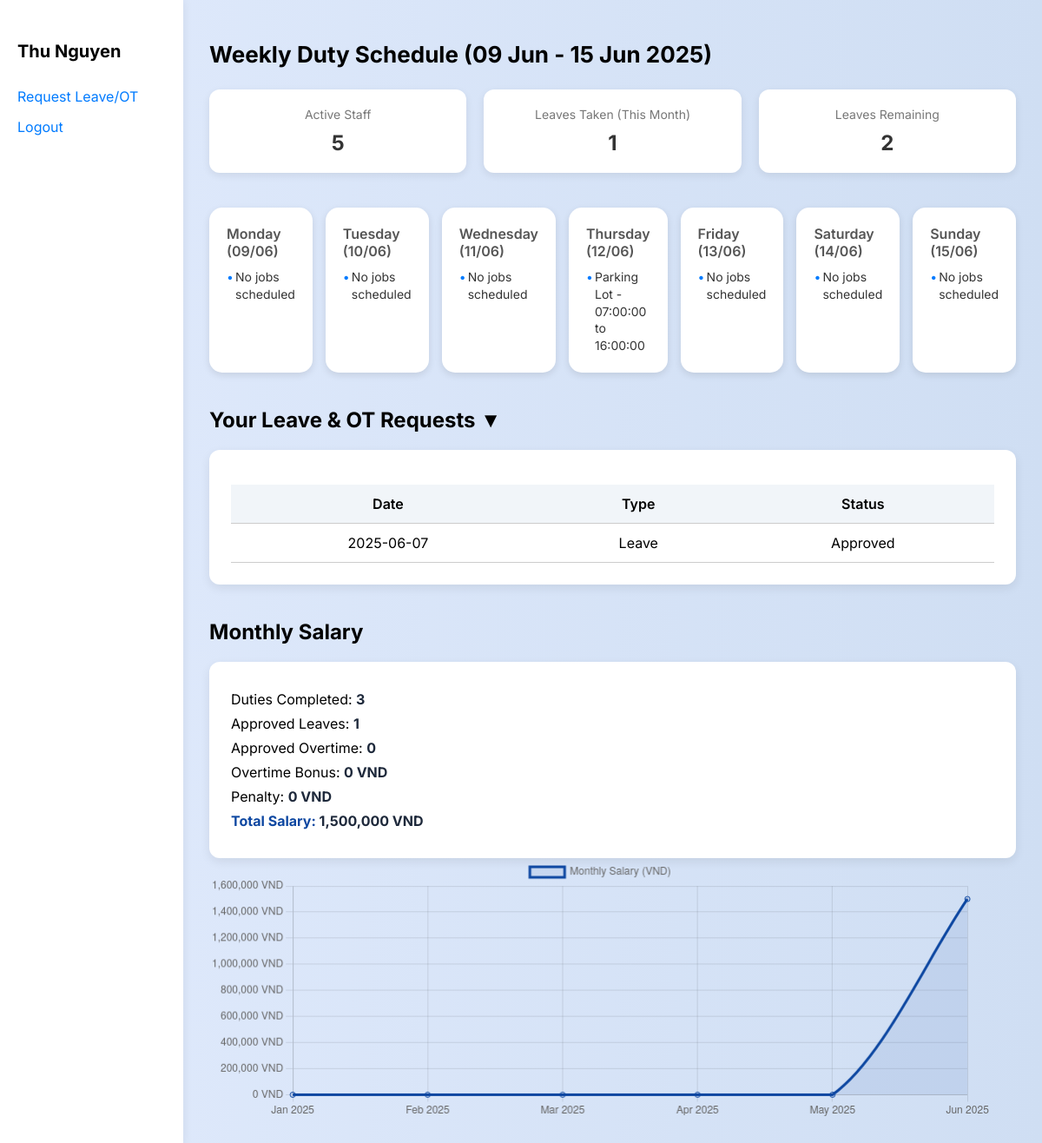
Before: /dashboard_staff.php (signed in) with the older database file.
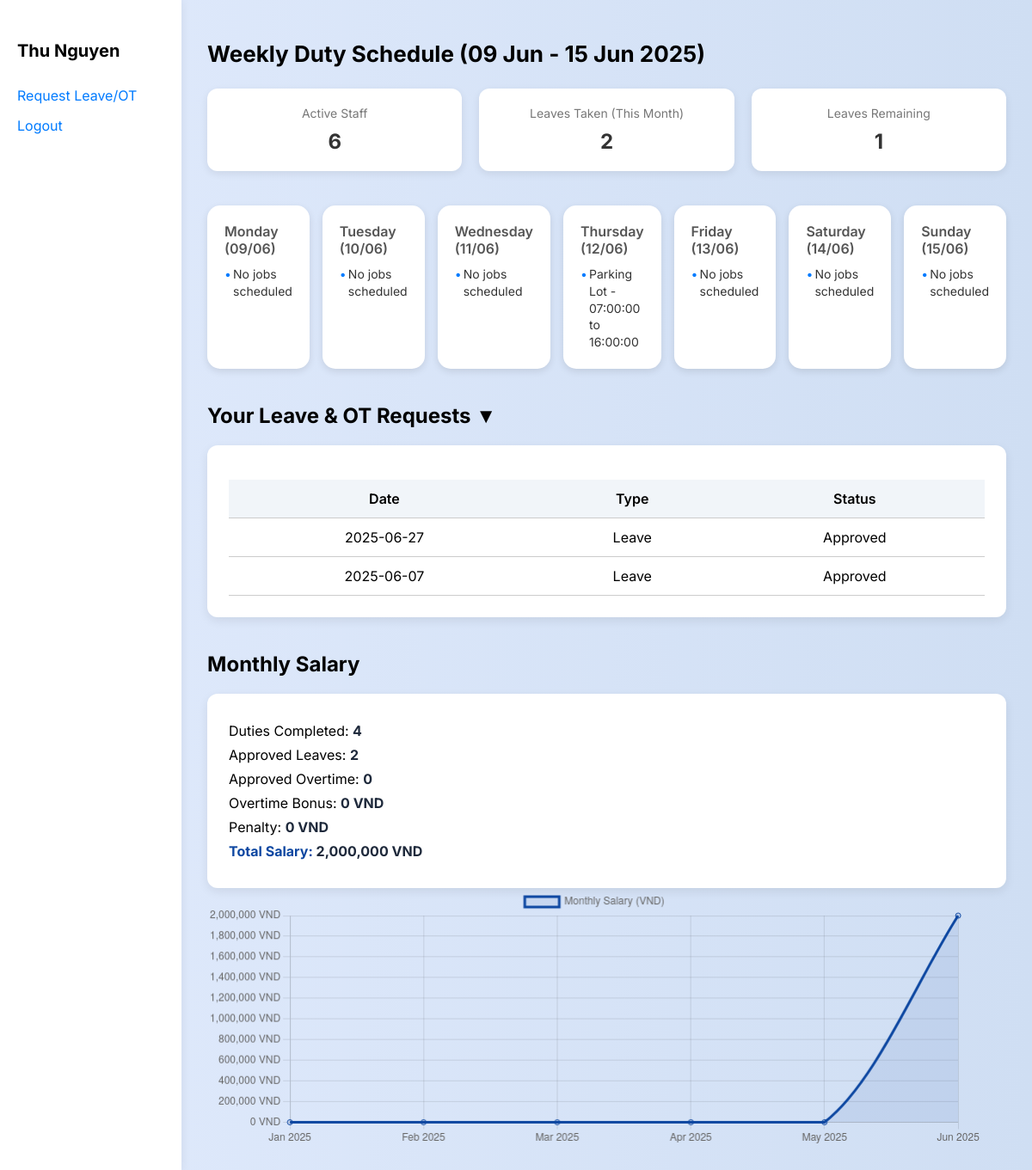
After: the same page with the newer database file.
### tables this page shows
CREATE TABLE `duty` (
  `id` int(11) NOT NULL,
  `staff_id` int(11) DEFAULT NULL,
  `duty_date` date DEFAULT NULL,
  `start_time` time DEFAULT NULL,
  `end_time` time DEFAULT NULL,
  `place` varchar(100) DEFAULT NULL,
  `assigned_by` int(11) DEFAULT NULL
);

CREATE TABLE `leave_request` (
  `id` int(11) NOT NULL,
  `staff_id` int(11) DEFAULT NULL,
  `leave_date` date DEFAULT NULL,
  `type` enum('Leave','Overtime') DEFAULT NULL,
  `status` enum('Pending','Approved','Declined') DEFAULT 'Pending',
  `reason` text DEFAULT NULL,
  `action_by_manager_id` int(11) DEFAULT NULL
);

### dashboard_staff.php (the view, shortened to what the changed rows need)
<?php
include 'db.php';
$staff_name = $_SESSION['user'];
$staff_id = $_SESSION['staff_id'];
$monday = date('Y-m-d', strtotime('monday this week'));
$sunday = date('Y-m-d', strtotime('sunday this week'));
$duties_result = $conn->query("SELECT * FROM duty WHERE staff_id = $staff_id AND duty_date BETWEEN '$monday' AND '$sunday'");
$duties_list = [];
while ($row = $duties_result->fetch_assoc()) {
    $duties_list[] = $row;
}
$active_staff = $conn->query("SELECT COUNT(*) AS total FROM security_staff")->fetch_assoc()['total'];
$salary_per_duty = 500000;
$overtime_bonus = 100000;
$leave_penalty = 100000;
$max_allowed_leaves = 3;
$month = date('m');
$year = date('Y');
$duties_done = $conn->query("SELECT COUNT(*) AS total FROM duty WHERE staff_id = $staff_id AND MONTH(duty_date) = $month AND YEAR(duty_date) = $year")->fetch_assoc()['total'];
$approved_leaves = $conn->query("SELECT COUNT(*) AS total FROM leave_request WHERE staff_id = $staff_id AND type = 'Leave' AND status = 'Approved' AND MONTH(leave_date) = $month AND YEAR(leave_date) = $year")->fetch_assoc()['total'];
$approved_ot = $conn->query("SELECT COUNT(*) AS total FROM leave_request WHERE staff_id = $staff_id AND type = 'Overtime' AND status = 'Approved' AND MONTH(leave_date) = $month AND YEAR(leave_date) = $year")->fetch_assoc()['total'];
$base_salary = $duties_done * $salary_per_duty;
$bonus = $approved_ot * $overtime_bonus;
$extra_leaves = max(0, $approved_leaves - $max_allowed_leaves);
$penalty = $extra_leaves * $leave_penalty;
$final_salary = $base_salary + $bonus - $penalty;
$leaves_taken = $approved_leaves;
$leaves_remaining = max(0, $max_allowed_leaves - $leaves_taken);
$requests = $conn->query("SELECT * FROM leave_request WHERE staff_id = $staff_id ORDER BY leave_date DESC");
$salary_history = [];
for ($i = 5; $i >= 0; $i--) {
    $m = date('m', strtotime("-$i months"));
    $y = date('Y', strtotime("-$i months"));
    $label = date('M Y', strtotime("-$i months"));
    $duties = $conn->query("SELECT COUNT(*) AS total FROM duty WHERE staff_id = $staff_id AND MONTH(duty_date) = $m AND YEAR(duty_date) = $y")->fetch_assoc()['total'];
    $leaves = $conn->query("SELECT COUNT(*) AS total FROM leave_request WHERE staff_id = $staff_id AND type='Leave' AND status='Approved' AND MONTH(leave_date) = $m AND YEAR(leave_date) = $y")->fetch_assoc()['total'];
    $ots = $conn->query("SELECT COUNT(*) AS total FROM leave_request WHERE staff_id = $staff_id AND type='Overtime' AND status='Approved' AND MONTH(leave_date) = $m AND YEAR(leave_date) = $y")->fetch_assoc()['total'];
    $base = $duties * $salary_per_duty;
    $ot_bonus = $ots * $overtime_bonus;
    $pen = max(0, $leaves - $max_allowed_leaves) * $leave_penalty;
    $final = $base + $ot_bonus - $pen;
    $salary_history[] = [
        'label' => $label,
        'amount' => $final
    ];
}
?>
<!DOCTYPE html>
<html lang="en">
<head>
</head>
<body>
<div class="sidebar">
  <h2><?= $staff_name ?></h2>
</div>
<div class="dashboard">
  <h1>Weekly Duty Schedule (<?= date('d M', strtotime($monday)) ?> - <?= date('d M Y', strtotime($sunday)) ?>)</h1>
  <div class="stats-bar">
    <div class="stat-card">
      <div class="stat-title">Active Staff</div>
      <div class="stat-value"><?= $active_staff ?></div>
    </div>
    <div class="stat-card">
      <div class="stat-title">Leaves Taken (This Month)</div>
      <div class="stat-value"><?= $leaves_taken ?></div>
    </div>
    <div class="stat-card">
      <div class="stat-title">Leaves Remaining</div>
      <div class="stat-value"><?= $leaves_remaining ?></div>
    </div>
  </div>
  <div class="week-grid section">
    <?php
    $days = ['Monday', 'Tuesday', 'Wednesday', 'Thursday', 'Friday', 'Saturday', 'Sunday'];
    for ($i = 0; $i < 7; $i++) {
        $date = date('Y-m-d', strtotime("$monday +$i days"));
        $day_label = $days[$i];
        echo "<div class='day-card'><div class='day-title'>$day_label (" . date('d/m', strtotime($date)) . ")</div>";
        $found = false;
        foreach ($duties_list as $d) {
            if ($d['duty_date'] == $date) {
                echo "<div class='job-task'>{$d['place']} - {$d['start_time']} to {$d['end_time']}</div>";
                $found = true;
            }
        }
        if (!$found) echo "<div class='job-task'>No jobs scheduled</div>";
        echo "</div>";
    }
    ?>
  </div>
  <div class="section">
    <h2 style="cursor:pointer;" onclick="toggleRequests()">Your Leave & OT Requests <span id="toggle-icon">▼</span></h2>
    <div class="card" id="requests-section">
      <?php if ($requests->num_rows > 0): ?>
        <table>
          <tr><th>Date</th><th>Type</th><th>Status</th></tr>
          <?php while ($r = $requests->fetch_assoc()): ?>
            <tr><td><?= $r['leave_date'] ?></td><td><?= $r['type'] ?></td><td><?= $r['status'] ?></td></tr>
          <?php endwhile; ?>
        </table>
      <?php else: ?>
        <p>No requests found.</p>
      <?php endif; ?>
    </div>
  </div>
  <div class="section">
    <h2>Monthly Salary</h2>
    <div class="card">
      <p class="stat">Duties Completed: <strong><?= $duties_done ?></strong></p>
      <p class="stat">Approved Leaves: <strong><?= $approved_leaves ?></strong></p>
      <p class="stat">Approved Overtime: <strong><?= $approved_ot ?></strong></p>
      <p class="stat">Overtime Bonus: <strong><?= number_format($bonus) ?> VND</strong></p>
      <p class="stat">Penalty: <strong><?= number_format($penalty) ?> VND</strong></p>
      <p class="stat highlight">Total Salary: <strong><?= number_format($final_salary) ?> VND</strong></p>
    </div>
    <canvas id="salaryChart" height="100"></canvas>
    <script>
      const ctx = document.getElementById('salaryChart').getContext('2d');
      const salaryChart = new Chart(ctx, {
        type: 'line',
        data: {
          labels: <?= json_encode(array_column($salary_history, 'label')) ?>,
          datasets: [{
            label: 'Monthly Salary (VND)',
            data: <?= json_encode(array_column($salary_history, 'amount')) ?>,
            borderColor: '#0d47a1',
            backgroundColor: 'rgba(13,71,161,0.08)',
            fill: true,
            tension: 0.3
          }]
        },
        options: {
          responsive: true,
          scales: {
            y: {
              beginAtZero: true,
              ticks: {
                callback: value => value.toLocaleString() + ' VND'
              }
            }
          }
        }
      });
    </script>
  </div>
</div>
</body>
</html>

Changed rows visible on the page:
added leave_request: leave_date "2025-06-27", type "Leave", status "Approved"
Other visible differences:
$active_staff: "5" → "6"
$leaves_taken: "1" → "2"
$leaves_remaining: "2" → "1"
$duties_done: "3" → "4"
$approved_leaves: "1" → "2"
$final_salary: "1,500,000" → "2,000,000"
chart data {{ json_encode(array_column($salary_history, 'amount')) }}: [0,0,0,0,0,1500000] → [0,0,0,0,0,2000000]
